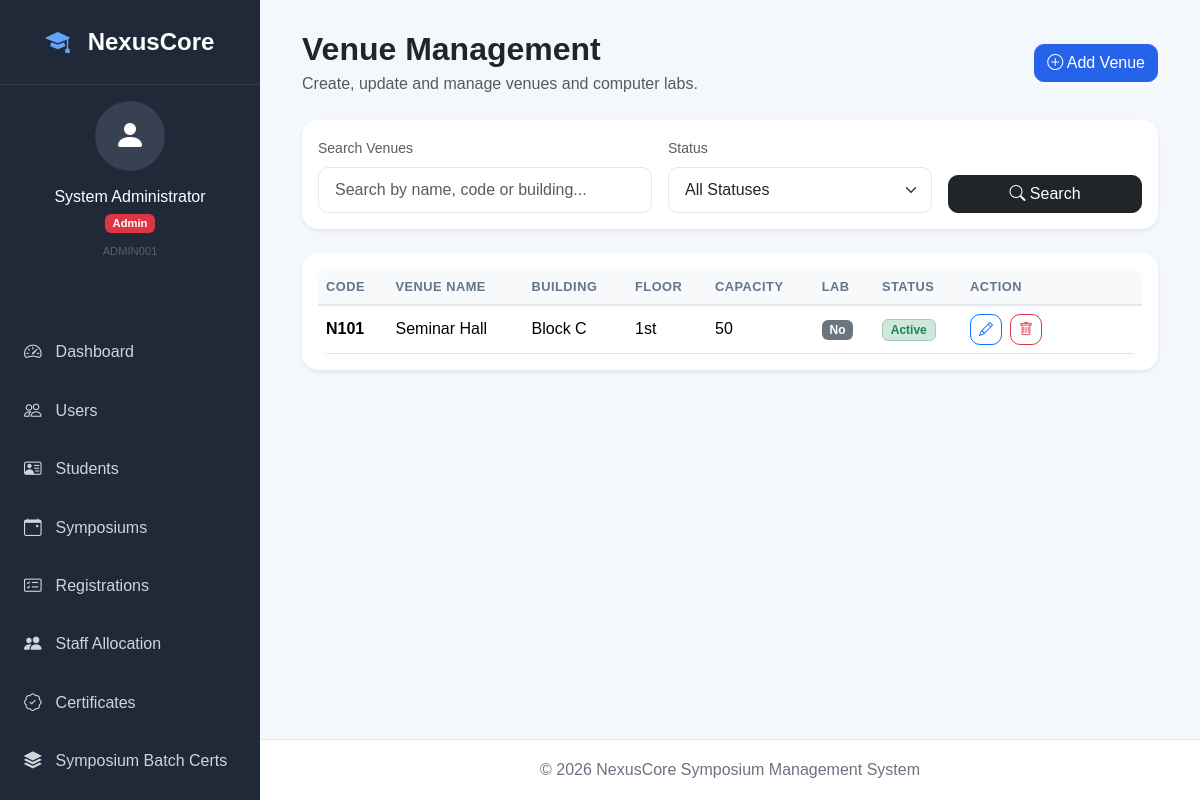
Page /venues (signed in) on the committed database.
### tables this page shows
CREATE TABLE `venues` (
  `venue_id` int(11) NOT NULL AUTO_INCREMENT,
  `venue_code` varchar(20) NOT NULL,
  `venue_name` varchar(120) NOT NULL,
  `building_name` varchar(100) NOT NULL,
  `floor` varchar(30) DEFAULT NULL,
  `seating_capacity` smallint(5) unsigned NOT NULL,
  `is_computer_lab` tinyint(1) NOT NULL DEFAULT 0,
  `is_active` tinyint(1) NOT NULL DEFAULT 1,
  `created_at` timestamp NOT NULL DEFAULT current_timestamp(),
  `updated_at` timestamp NOT NULL DEFAULT current_timestamp() ON UPDATE current_timestamp(),
  PRIMARY KEY (`venue_id`),
  UNIQUE KEY `uq_venue_code` (`venue_code`)
);

### templates/venues/index.php (the view, shortened to what the rows shown need)
<div class="container-fluid">
    <div class="d-flex justify-content-between align-items-center mb-4">
        <div>
            <h2 class="fw-bold mb-1">Venue Management</h2>
        </div>
    </div>
    <div class="card shadow-sm border-0">
        <div class="card-body">
            <div class="table-responsive">
                <table class="table table-hover align-middle">
                    <thead class="table-light">
                        <tr>
                            <th>Code</th>
                            <th>Venue Name</th>
                            <th>Building</th>
                            <th>Floor</th>
                            <th>Capacity</th>
                            <th>Lab</th>
                            <th>Status</th>
                            <th width="180">Action</th>
                        </tr>
                    </thead>
                    <tbody>
                    <?php if (!empty($venues)) : ?>
                        <?php foreach ($venues as $venue) : ?>
                            <tr>
                                <td class="fw-bold">
                                    <?= htmlspecialchars($venue['venue_code'], ENT_QUOTES, 'UTF-8') ?>
                                </td>
                                <td>
                                    <?= htmlspecialchars($venue['venue_name'], ENT_QUOTES, 'UTF-8') ?>
                                </td>
                                <td>
                                    <?= htmlspecialchars($venue['building_name'], ENT_QUOTES, 'UTF-8') ?>
                                </td>
                                <td>
                                    <?= htmlspecialchars($venue['floor'] ?? 'N/A', ENT_QUOTES, 'UTF-8') ?>
                                </td>
                                <td>
                                    <?= (int) $venue['seating_capacity'] ?>
                                </td>
                                <td>
                                    <?php if ($venue['is_computer_lab']): ?>
                                        <span class="badge bg-info text-dark">Yes</span>
                                    <?php else: ?>
                                        <span class="badge bg-secondary">No</span>
                                    <?php endif; ?>
                                </td>
                                <td>
                                    <?php if ($venue['is_active']) : ?>
                                        <span class="badge bg-success-subtle text-success border border-success-subtle">
                                            Active
                                        </span>
                                    <?php else : ?>
                                        <span class="badge bg-danger-subtle text-danger border border-danger-subtle">
                                            Inactive
                                        </span>
                                    <?php endif; ?>
                                </td>
                                <td>
                                    <div class="d-flex gap-2">
                                        <a href="<?= base_url() ?>/venues/edit?id=<?= $venue['venue_id'] ?>"
                                           class="btn btn-sm btn-outline-primary"
                                           title="Edit Venue">
                                            <i class="bi bi-pencil"></i>
                                        </a>
                                        <form action="<?= base_url() ?>/venues/delete" method="POST"
                                              onsubmit="return confirm('Are you sure you want to delete this venue?');">
                                            <button type="submit" class="btn btn-sm btn-outline-danger" title="Delete Venue">
                                                <i class="bi bi-trash"></i>
                                            </button>
                                        </form>
                                    </div>
                                </td>
                            </tr>
                        <?php endforeach; ?>
                    <?php endif; ?>
                    </tbody>
                </table>
            </div>
        </div>
    </div>
</div>

### rows in the picture
venues: venue_code "N101", venue_name "Seminar Hall", building_name "Block C", floor "1st", seating_capacity "50", is_computer_lab "No", is_active "Active"

### other values in the picture
$loggedInUser['full_name'] "System Administrator"
$currentRole "Admin"
$loggedInUser['employee_id'] "ADMIN001"
$item['title'] "Dashboard"
$item['title'] "Users"
$item['title'] "Students"
$item['title'] "Symposiums"
$item['title'] "Registrations"
$item['title'] "Staff Allocation"
$item['title'] "Certificates"
$item['title'] "Symposium Batch Certs"
